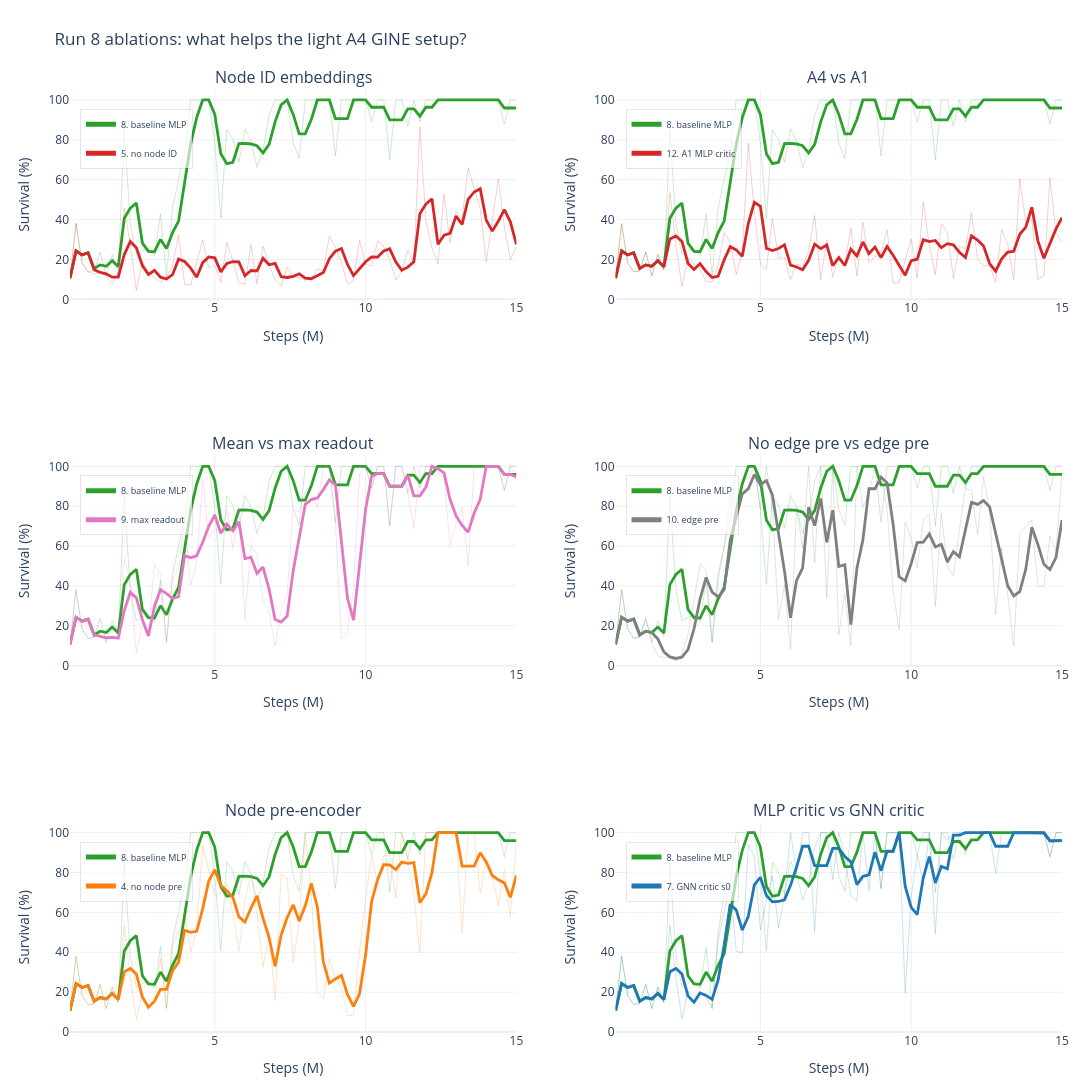

Source (notebook cell):
### Code cell
# Focused high-signal ablations around run 8, the light A4 MLP-critic baseline.
# This is the cleanest plot for deciding what to keep/remove.
run8_ablation_groups = [
    ("Node ID embeddings", pair_specs(8, 5)),
    ("A4 vs A1", pair_specs(8, 12)),
    ("Mean vs max readout", pair_specs(8, 9)),
    ("No edge pre vs edge pre", pair_specs(8, 10)),
    ("Node pre-encoder", pair_specs(8, 4)),
    ("MLP critic vs GNN critic", pair_specs(8, 7)),
]

fig_run8 = plot_run_groups(
    run8_ablation_groups,
    split="test",
    smooth=3,
    show_raw=True,
    title="Run 8 ablations: what helps the light A4 GINE setup?",
    y_range=[0, 105],
    ncols=2,
    subplot_height=380,
    width=1500,
    save_name="numbered_gine_run8_ablation_comparisons",
)
fig_run8
